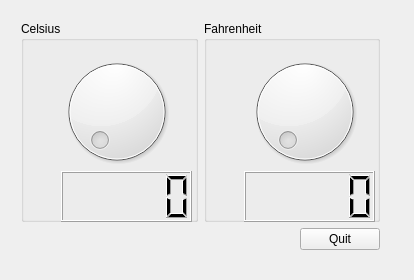
<?xml version="1.0" encoding="UTF-8"?>
<ui version="4.0">
 <class>TempConverter</class>
 <widget class="QWidget" name="TempConverter">
  <property name="windowModality">
   <enum>Qt::NonModal</enum>
  </property>
  <property name="enabled">
   <bool>true</bool>
  </property>
  <property name="geometry">
   <rect>
    <x>0</x>
    <y>0</y>
    <width>414</width>
    <height>280</height>
   </rect>
  </property>
  <property name="mouseTracking">
   <bool>false</bool>
  </property>
  <property name="windowTitle">
   <string>Temperature Converter</string>
  </property>
  <widget class="QWidget" name="verticalLayoutWidget">
   <property name="geometry">
    <rect>
     <x>10</x>
     <y>10</y>
     <width>381</width>
     <height>251</height>
    </rect>
   </property>
   <layout class="QVBoxLayout" name="verticalLayout">
    <item>
     <layout class="QHBoxLayout" name="top">
      <item>
       <layout class="QVBoxLayout" name="left_side">
        <item>
         <widget class="QGroupBox" name="gb_celsius">
          <property name="title">
           <string>Celsius</string>
          </property>
          <widget class="QDial" name="dial_celsius">
           <property name="geometry">
            <rect>
             <x>30</x>
             <y>30</y>
             <width>131</width>
             <height>121</height>
            </rect>
           </property>
           <property name="maximum">
            <number>100</number>
           </property>
          </widget>
          <widget class="QLCDNumber" name="lcd_celsius">
           <property name="geometry">
            <rect>
             <x>40</x>
             <y>150</y>
             <width>131</width>
             <height>51</height>
            </rect>
           </property>
          </widget>
          <zorder>dial_celsius</zorder>
          <zorder>lcd_celsius</zorder>
          <zorder>verticalLayoutWidget</zorder>
          <zorder>verticalLayoutWidget</zorder>
         </widget>
        </item>
       </layout>
      </item>
      <item>
       <layout class="QVBoxLayout" name="right_side">
        <item>
         <widget class="QGroupBox" name="gb_fahrenheit">
          <property name="title">
           <string>Fahrenheit</string>
          </property>
          <widget class="QDial" name="dial_fahrenheit">
           <property name="geometry">
            <rect>
             <x>40</x>
             <y>30</y>
             <width>121</width>
             <height>121</height>
            </rect>
           </property>
           <property name="minimum">
            <number>32</number>
           </property>
           <property name="maximum">
            <number>213</number>
           </property>
           <property name="pageStep">
            <number>5</number>
           </property>
          </widget>
          <widget class="QLCDNumber" name="lcd_fahrenheit">
           <property name="geometry">
            <rect>
             <x>40</x>
             <y>150</y>
             <width>131</width>
             <height>51</height>
            </rect>
           </property>
          </widget>
         </widget>
        </item>
       </layout>
      </item>
     </layout>
    </item>
    <item>
     <widget class="QPushButton" name="btnQuit">
      <property name="sizePolicy">
       <sizepolicy hsizetype="Maximum" vsizetype="Fixed">
        <horstretch>0</horstretch>
        <verstretch>0</verstretch>
       </sizepolicy>
      </property>
      <property name="layoutDirection">
       <enum>Qt::RightToLeft</enum>
      </property>
      <property name="autoFillBackground">
       <bool>false</bool>
      </property>
      <property name="text">
       <string>Quit</string>
      </property>
     </widget>
    </item>
   </layout>
  </widget>
 </widget>
 <layoutdefault spacing="6" margin="11"/>
 <resources/>
 <connections/>
</ui>
